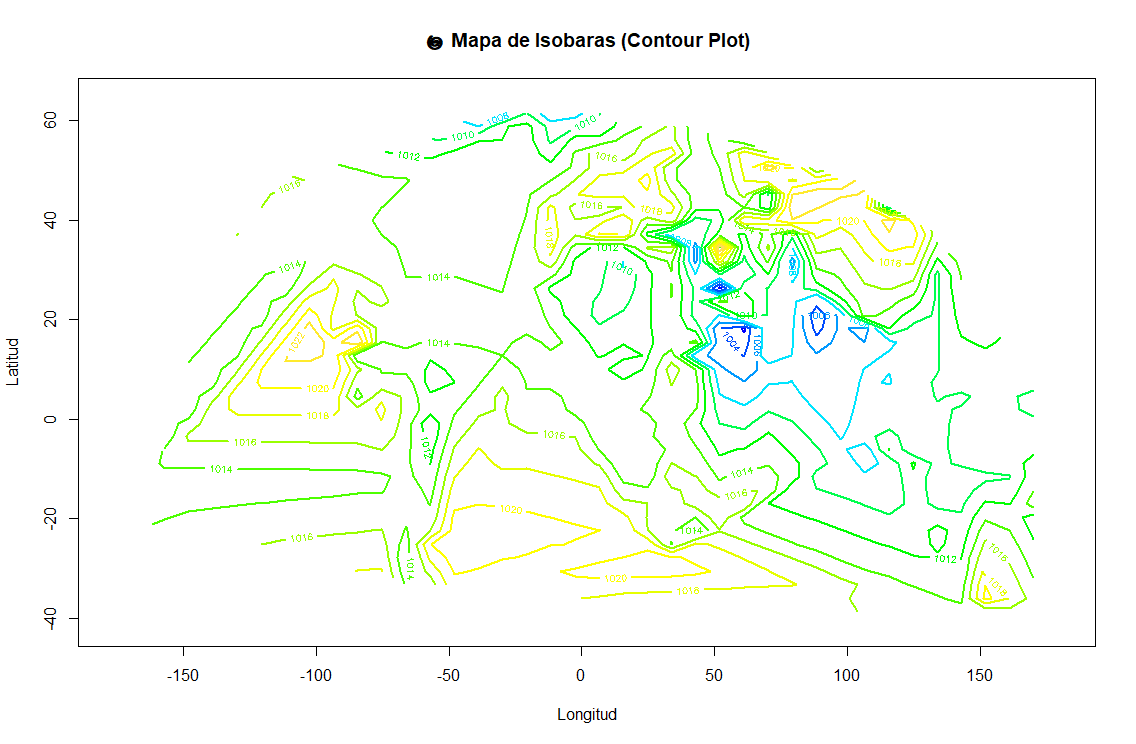

R code for this plot:

install.packages("readr")
install.packages("akima")
install.packages("dplyr")

library(readr)
library(akima)
library(dplyr)

# Leemos el dataset
datos <- read_csv("GlobalWeatherRepository.csv")

# Interpolamos sobre una cuadrícula
interp_data <- with(datos, interp(x = longitude,
                                          y = latitude,
                                          z = pressure_mb,
                                          duplicate = "mean",
                                          linear = TRUE))

# Crear el contour plot clásico
contour(interp_data$x, interp_data$y, interp_data$z,
        nlevels = 15,                           
        col = topo.colors(15),                
        lwd = 2,                                
        xlab = "Longitud", ylab = "Latitud",
        main = "Mapa de Isobaras (Contour Plot)")
